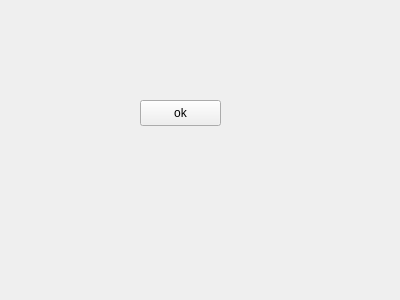
<?xml version="1.0" encoding="UTF-8"?>
<ui version="4.0">
 <class>Form</class>
 <widget class="QWidget" name="Form">
  <property name="geometry">
   <rect>
    <x>0</x>
    <y>0</y>
    <width>400</width>
    <height>300</height>
   </rect>
  </property>
  <property name="windowTitle">
   <string>Form</string>
  </property>
  <widget class="QPushButton" name="btnOK">
   <property name="geometry">
    <rect>
     <x>140</x>
     <y>100</y>
     <width>81</width>
     <height>26</height>
    </rect>
   </property>
   <property name="text">
    <string>ok</string>
   </property>
  </widget>
 </widget>
 <resources/>
 <connections>
  <connection>
   <sender>btnOK</sender>
   <signal>clicked()</signal>
   <receiver>Form</receiver>
   <slot>doClose()</slot>
   <hints>
    <hint type="sourcelabel">
     <x>183</x>
     <y>114</y>
    </hint>
    <hint type="destinationlabel">
     <x>189</x>
     <y>195</y>
    </hint>
   </hints>
  </connection>
 </connections>
 <slots>
  <slot>doClose()</slot>
 </slots>
</ui>
